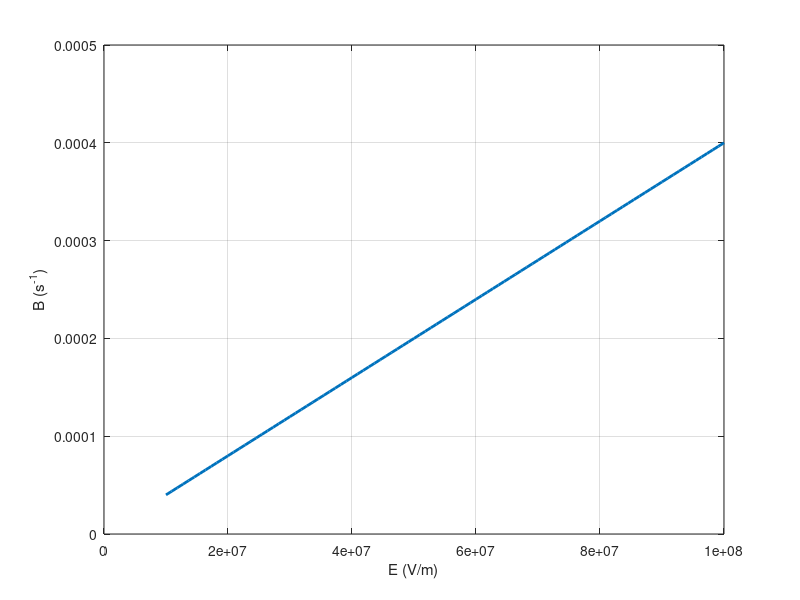

The MATLAB script that drew this image: (Note: this script raises an error after producing the figure.)
%%
clearvars, clc, close all
 
% Parameters other than E
a_sh = 2e-9; % average spacing between shallow traps (m)
a_int = 90e-9; % average spacing between inter level states (m)
w_hop = 0.7; % average energy barrier for hopping from inter level states to shallow traps (eV)
T = 60; % temperature (°C)
N_deep = 1e20; % number density of deep traps (m^-3)
N_int = 1e23; % number density of inter level states (m^-3)
Pt = 1; % trapping probability ()
At = a_sh^2; % capture cross section (m^2)
w_tr_int = 0.8; % depth of the inter level state in relation to the valence band (eV)

% physic constants
h = 6.62607015e-34;
e = 1.602176634e-19;
kB = 1.380649e-23;
abs0 = 273.15;

v = kB * (T + abs0) / h;
Boltz_num = e / (kB * (T + abs0));
 
E_exp_range = [5 8];
E_lin_range = [1e7 1e8];

graph_type = "LIN";
if graph_type == "EXP"
    E = logspace(E_exp_range(1), E_exp_range(end), 100);
elseif graph_type == "LIN"
    E = linspace(E_lin_range(1), E_lin_range(end), 100);
end

% mob = 2*kB*a_int*(T+abs0)*exp(-Boltz_num*w_hop).*sinh(Boltz_num*a_sh*E/2)./(E * h);
mob = 1e-14; % mobility, considered independent from electric field (m^2/(Vs))

B0 = (N_deep/N_int)*v*exp(-Boltz_num*w_tr_int);
B = Pt * At * N_deep .* mob .* E; 

%% E dependence
figure
if graph_type == "EXP"
    semilogx(E, B, 'LineWidth',2, 'DisplayName','B = B(E)')
elseif graph_type == "LIN"
    plot(E, B, 'LineWidth',2, 'DisplayName','B = B(E)')
end
grid on
xlabel('E (V/m)')
ylabel('B (s^-^1)')
title("Trapping coefficient dependence on E when T = " + num2str(T) + " °C")
legend
set(gca, 'FontSize', 15)
